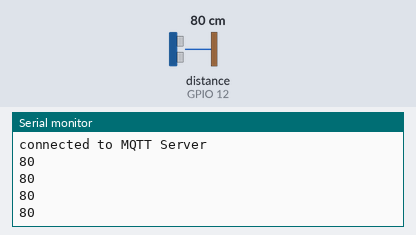
A sketch run on a simulated ESP32. Shown: the last lines printed to the serial monitor. Wiring (inferred from the names in the program): ultrasonic range finder: trigger GPIO 14; echo GPIO 12. The test bench sets the inputs (shaded band); at power-on: distance to the obstacle (sensor on GPIO 12) 80 cm. The echo pulse lasts 58.3 µs per cm; WiFi joins after 1.5 s; servers stay silent unless stated; no MQTT or app messages arrive unless stated.

Above: at 4.2 s.
4.3 s: distance to the obstacle (sensor on GPIO 12) set to 2 cm
At 5.6 s:
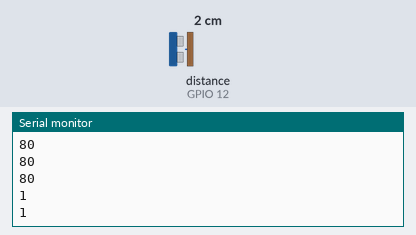
5.8 s: distance to the obstacle (sensor on GPIO 12) set to 4 cm
At 6.7 s:
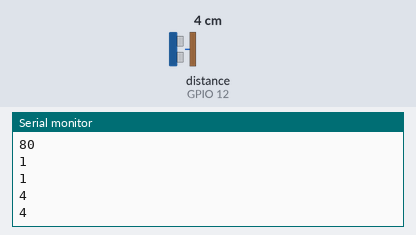
Timing chart, 0 to 8.8 s (numbered marks = the images above; inputs shaded):
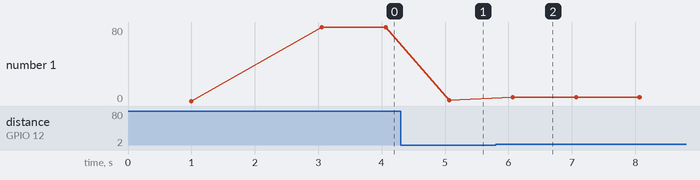

The sketch:

CloudPublish.ino
```cpp
#include <WiFi.h>
#include <PubSubClient.h>

#define trigPin 14
#define echoPin 12

const char* SSID = "MikrotikMakassar.id";
const char* PASSWORD =  "inix_mk5";
const char* mqttServer = "tailor.cloudmqtt.com";
const int   mqttPort = 15074;
const char* mqttUser = "uxhoypgu";
const char* mqttPassword = "2AYsS8__K7_b";

WiFiClient espClient;
PubSubClient client(espClient);

int value;
char str_value[8];

void setup() {
  Serial.begin(115200);
  delay(1000);
  Serial.println();
//  randomSeed(micros());
  pinMode(trigPin, OUTPUT);
  pinMode(echoPin, INPUT);
  WiFi.disconnect(true);
  Serial.println(WiFi.localIP());

  connectToHotSpot();
  connectToMqttCloud();

//  value= random(1,10000);
//  sprintf(str_value,"%05d", value);
//  client.publish("INIX", str_value);
}

void connectToHotSpot() {
  WiFi.begin( SSID, PASSWORD );

 Serial.print("Establishing connection to WiFi");

  while (WiFi.status() != WL_CONNECTED) {
    delay(1000);
    Serial.print(".");
  }
  Serial.println();
  Serial.print("Connected! to ");
  Serial.println(WiFi.localIP());
}

void connectToMqttCloud() {
  client.setServer(mqttServer, mqttPort);

  while (!client.connected()) {
    Serial.println("Connecting to MQTT...");
    if (client.connect("ESP32Client", mqttUser, mqttPassword )) {
      Serial.println("connected to MQTT Server");
    } else {
      Serial.print("failed with state ");
      Serial.print(client.state());
      delay(2000);
    }
  }
}

long jarak;
void loop() {
  jarak = cek_sensor(trigPin, echoPin);
  Serial.println(jarak);
  char jarakS[10];
//  client.publish("INIX", ldr);
  delay(1000);
}

float cek_sensor(int out, int in){
  long duration, distance;
  digitalWrite(out, LOW);
  delayMicroseconds(2);
  digitalWrite(out, HIGH);
  delayMicroseconds(10);
  digitalWrite(out, LOW);
  duration = pulseIn(in, HIGH);
  distance = (duration / 2) / 29.1;
  Serial.println(distance);
  return distance;
}
```

Measured:
- after the input at 4.3 s, the serial monitor: prints a new line after 0.76 s (image 1)
- after the input at 5.8 s, the serial monitor: prints a new line after 0.27 s (image 2)
- plotted number 1: 80 → 1 after the input at 4.3 s, 1 → 4 after the input at 5.8 s
